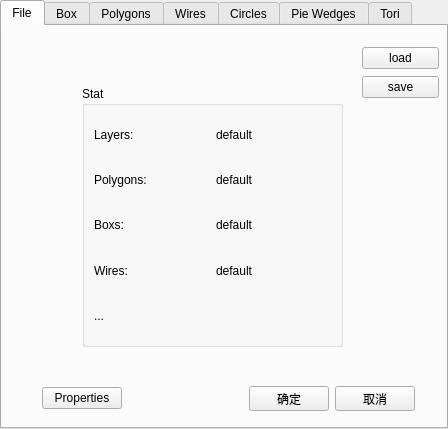
<?xml version="1.0" encoding="UTF-8"?>
<ui version="4.0">
 <class>Matrix</class>
 <widget class="QTabWidget" name="Matrix">
  <property name="geometry">
   <rect>
    <x>0</x>
    <y>0</y>
    <width>448</width>
    <height>429</height>
   </rect>
  </property>
  <property name="minimumSize">
   <size>
    <width>448</width>
    <height>429</height>
   </size>
  </property>
  <property name="maximumSize">
   <size>
    <width>448</width>
    <height>429</height>
   </size>
  </property>
  <property name="windowTitle">
   <string>Draw Matrix</string>
  </property>
  <property name="currentIndex">
   <number>0</number>
  </property>
  <widget class="QWidget" name="tab">
   <attribute name="title">
    <string>File</string>
   </attribute>
   <widget class="QGroupBox" name="groupBox_11">
    <property name="geometry">
     <rect>
      <x>80</x>
      <y>60</y>
      <width>261</width>
      <height>261</height>
     </rect>
    </property>
    <property name="title">
     <string>Stat</string>
    </property>
    <layout class="QGridLayout" name="gridLayout_7">
     <item row="0" column="0">
      <layout class="QGridLayout" name="gridLayout">
       <item row="0" column="0">
        <layout class="QHBoxLayout" name="horizontalLayout_27">
         <item>
          <widget class="QLabel" name="label_34">
           <property name="text">
            <string>Layers:</string>
           </property>
          </widget>
         </item>
         <item>
          <widget class="QLabel" name="label_33">
           <property name="text">
            <string>default</string>
           </property>
          </widget>
         </item>
        </layout>
       </item>
       <item row="1" column="0">
        <layout class="QHBoxLayout" name="horizontalLayout_28">
         <item>
          <widget class="QLabel" name="label_35">
           <property name="text">
            <string>Polygons:</string>
           </property>
          </widget>
         </item>
         <item>
          <widget class="QLabel" name="label_39">
           <property name="text">
            <string>default</string>
           </property>
          </widget>
         </item>
        </layout>
       </item>
       <item row="2" column="0">
        <layout class="QHBoxLayout" name="horizontalLayout_29">
         <item>
          <widget class="QLabel" name="label_36">
           <property name="text">
            <string>Boxs:</string>
           </property>
          </widget>
         </item>
         <item>
          <widget class="QLabel" name="label_40">
           <property name="text">
            <string>default</string>
           </property>
          </widget>
         </item>
        </layout>
       </item>
       <item row="3" column="0">
        <layout class="QHBoxLayout" name="horizontalLayout_30">
         <item>
          <widget class="QLabel" name="label_37">
           <property name="text">
            <string>Wires:</string>
           </property>
          </widget>
         </item>
         <item>
          <widget class="QLabel" name="label_41">
           <property name="text">
            <string>default</string>
           </property>
          </widget>
         </item>
        </layout>
       </item>
       <item row="4" column="0">
        <widget class="QLabel" name="label_38">
         <property name="text">
          <string>...</string>
         </property>
        </widget>
       </item>
      </layout>
     </item>
    </layout>
   </widget>
   <widget class="QWidget" name="layoutWidget_2">
    <property name="geometry">
     <rect>
      <x>40</x>
      <y>360</y>
      <width>373</width>
      <height>25</height>
     </rect>
    </property>
    <layout class="QHBoxLayout" name="horizontalLayout_31">
     <property name="rightMargin">
      <number>0</number>
     </property>
     <item>
      <widget class="QPushButton" name="pushButton_26">
       <property name="text">
        <string>Properties</string>
       </property>
      </widget>
     </item>
     <item>
      <spacer name="horizontalSpacer_13">
       <property name="orientation">
        <enum>Qt::Horizontal</enum>
       </property>
       <property name="sizeHint" stdset="0">
        <size>
         <width>128</width>
         <height>20</height>
        </size>
       </property>
      </spacer>
     </item>
     <item>
      <widget class="QPushButton" name="pushButton_27">
       <property name="text">
        <string>确定</string>
       </property>
      </widget>
     </item>
     <item>
      <widget class="QPushButton" name="pushButton_28">
       <property name="text">
        <string>取消</string>
       </property>
      </widget>
     </item>
    </layout>
   </widget>
   <widget class="QWidget" name="">
    <property name="geometry">
     <rect>
      <x>360</x>
      <y>20</y>
      <width>77</width>
      <height>54</height>
     </rect>
    </property>
    <layout class="QVBoxLayout" name="verticalLayout_20">
     <item>
      <widget class="QPushButton" name="pushButton_24">
       <property name="text">
        <string>load</string>
       </property>
      </widget>
     </item>
     <item>
      <widget class="QPushButton" name="pushButton_25">
       <property name="text">
        <string>save</string>
       </property>
      </widget>
     </item>
    </layout>
   </widget>
  </widget>
  <widget class="QWidget" name="tab_1">
   <attribute name="title">
    <string>Box</string>
   </attribute>
   <layout class="QVBoxLayout" name="verticalLayout_9">
    <item>
     <layout class="QVBoxLayout" name="verticalLayout_8">
      <item>
       <layout class="QHBoxLayout" name="horizontalLayout_14">
        <item>
         <widget class="QLabel" name="label_21">
          <property name="text">
           <string>Show box coordinates,</string>
          </property>
         </widget>
        </item>
        <item>
         <widget class="QComboBox" name="comboBox_3">
          <item>
           <property name="text">
            <string>Corners</string>
           </property>
          </item>
          <item>
           <property name="text">
            <string>Bottom left corner and dimensions</string>
           </property>
          </item>
          <item>
           <property name="text">
            <string>Center and dimensions</string>
           </property>
          </item>
         </widget>
        </item>
       </layout>
      </item>
      <item>
       <widget class="QGroupBox" name="groupBox_13">
        <property name="title">
         <string>Coordinates(Microns)</string>
        </property>
        <layout class="QVBoxLayout" name="verticalLayout_7">
         <item>
          <layout class="QVBoxLayout" name="verticalLayout_5">
           <item>
            <layout class="QHBoxLayout" name="horizontalLayout_12">
             <item>
              <widget class="QLabel" name="label_22">
               <property name="text">
                <string>X</string>
               </property>
              </widget>
             </item>
             <item>
              <widget class="QDoubleSpinBox" name="doubleSpinBox"/>
             </item>
             <item>
              <widget class="QLabel" name="label_25">
               <property name="text">
                <string>Height:</string>
               </property>
              </widget>
             </item>
             <item>
              <widget class="QDoubleSpinBox" name="doubleSpinBox_3"/>
             </item>
            </layout>
           </item>
           <item>
            <layout class="QHBoxLayout" name="horizontalLayout_13">
             <item>
              <widget class="QLabel" name="label_23">
               <property name="text">
                <string>Width:</string>
               </property>
              </widget>
             </item>
             <item>
              <widget class="QDoubleSpinBox" name="doubleSpinBox_2"/>
             </item>
             <item>
              <widget class="QLabel" name="label_24">
               <property name="text">
                <string>Height:</string>
               </property>
              </widget>
             </item>
             <item>
              <widget class="QDoubleSpinBox" name="doubleSpinBox_4"/>
             </item>
            </layout>
           </item>
          </layout>
         </item>
        </layout>
       </widget>
      </item>
      <item>
       <layout class="QGridLayout" name="gridLayout_2">
        <item row="0" column="0">
         <widget class="QLabel" name="label_26">
          <property name="enabled">
           <bool>false</bool>
          </property>
          <property name="text">
           <string>X1: Invalid</string>
          </property>
         </widget>
        </item>
        <item row="0" column="1">
         <widget class="QLabel" name="label_27">
          <property name="enabled">
           <bool>false</bool>
          </property>
          <property name="text">
           <string>Y1: Invalid</string>
          </property>
         </widget>
        </item>
        <item row="1" column="0">
         <widget class="QLabel" name="label_28">
          <property name="enabled">
           <bool>false</bool>
          </property>
          <property name="text">
           <string>Y2: Invalid</string>
          </property>
         </widget>
        </item>
        <item row="1" column="1">
         <widget class="QLabel" name="label_29">
          <property name="enabled">
           <bool>false</bool>
          </property>
          <property name="text">
           <string>Y2: Invalid</string>
          </property>
         </widget>
        </item>
       </layout>
      </item>
     </layout>
    </item>
    <item>
     <layout class="QHBoxLayout" name="horizontalLayout_11">
      <item>
       <widget class="QPushButton" name="pushButton_20">
        <property name="text">
         <string>Properties</string>
        </property>
       </widget>
      </item>
      <item>
       <spacer name="horizontalSpacer_10">
        <property name="orientation">
         <enum>Qt::Horizontal</enum>
        </property>
        <property name="sizeHint" stdset="0">
         <size>
          <width>128</width>
          <height>20</height>
         </size>
        </property>
       </spacer>
      </item>
      <item>
       <widget class="QPushButton" name="pushButton_21">
        <property name="text">
         <string>确定</string>
        </property>
       </widget>
      </item>
      <item>
       <widget class="QPushButton" name="pushButton_22">
        <property name="text">
         <string>取消</string>
        </property>
       </widget>
      </item>
     </layout>
    </item>
   </layout>
  </widget>
  <widget class="QWidget" name="tab_2">
   <attribute name="title">
    <string>Polygons</string>
   </attribute>
   <widget class="QWidget" name="layoutWidget">
    <property name="geometry">
     <rect>
      <x>9</x>
      <y>370</y>
      <width>373</width>
      <height>25</height>
     </rect>
    </property>
    <layout class="QHBoxLayout" name="horizontalLayout_2">
     <property name="rightMargin">
      <number>0</number>
     </property>
     <item>
      <widget class="QPushButton" name="pushButton_5">
       <property name="text">
        <string>Properties</string>
       </property>
      </widget>
     </item>
     <item>
      <spacer name="horizontalSpacer_2">
       <property name="orientation">
        <enum>Qt::Horizontal</enum>
       </property>
       <property name="sizeHint" stdset="0">
        <size>
         <width>128</width>
         <height>20</height>
        </size>
       </property>
      </spacer>
     </item>
     <item>
      <widget class="QPushButton" name="pushButton_3">
       <property name="text">
        <string>确定</string>
       </property>
      </widget>
     </item>
     <item>
      <widget class="QPushButton" name="pushButton_4">
       <property name="text">
        <string>取消</string>
       </property>
      </widget>
     </item>
    </layout>
   </widget>
   <widget class="QGroupBox" name="groupBox_2">
    <property name="geometry">
     <rect>
      <x>50</x>
      <y>70</y>
      <width>289</width>
      <height>279</height>
     </rect>
    </property>
    <property name="title">
     <string>Vertices(Microns)</string>
    </property>
    <layout class="QVBoxLayout" name="verticalLayout_3">
     <item>
      <layout class="QVBoxLayout" name="verticalLayout">
       <item>
        <widget class="QTableView" name="tableView"/>
       </item>
       <item>
        <layout class="QHBoxLayout" name="horizontalLayout">
         <item>
          <spacer name="horizontalSpacer">
           <property name="orientation">
            <enum>Qt::Horizontal</enum>
           </property>
           <property name="sizeHint" stdset="0">
            <size>
             <width>48</width>
             <height>20</height>
            </size>
           </property>
          </spacer>
         </item>
         <item>
          <widget class="QPushButton" name="pushButton">
           <property name="text">
            <string>Add Vertex</string>
           </property>
          </widget>
         </item>
         <item>
          <widget class="QPushButton" name="pushButton_2">
           <property name="text">
            <string>Delete Vertex</string>
           </property>
          </widget>
         </item>
         <item>
          <spacer name="horizontalSpacer_3">
           <property name="orientation">
            <enum>Qt::Horizontal</enum>
           </property>
           <property name="sizeHint" stdset="0">
            <size>
             <width>38</width>
             <height>20</height>
            </size>
           </property>
          </spacer>
         </item>
        </layout>
       </item>
       <item>
        <widget class="QCheckBox" name="checkBox">
         <property name="text">
          <string>Show Curve Height</string>
         </property>
        </widget>
       </item>
      </layout>
     </item>
    </layout>
   </widget>
   <widget class="QWidget" name="">
    <property name="geometry">
     <rect>
      <x>353</x>
      <y>11</y>
      <width>77</width>
      <height>54</height>
     </rect>
    </property>
    <layout class="QVBoxLayout" name="verticalLayout_6">
     <item>
      <widget class="QPushButton" name="openButton">
       <property name="text">
        <string>Load</string>
       </property>
      </widget>
     </item>
     <item>
      <widget class="QPushButton" name="pushButton_23">
       <property name="text">
        <string>Save</string>
       </property>
      </widget>
     </item>
    </layout>
   </widget>
   <widget class="QWidget" name="">
    <property name="geometry">
     <rect>
      <x>40</x>
      <y>28</y>
      <width>271</width>
      <height>24</height>
     </rect>
    </property>
    <layout class="QHBoxLayout" name="horizontalLayout_25">
     <item>
      <layout class="QHBoxLayout" name="horizontalLayout_23">
       <item>
        <widget class="QLabel" name="label_30">
         <property name="text">
          <string>layer:</string>
         </property>
         <property name="buddy">
          <cstring>spinBox_17</cstring>
         </property>
        </widget>
       </item>
       <item>
        <widget class="QSpinBox" name="spinBox_17"/>
       </item>
       <item>
        <spacer name="horizontalSpacer_11">
         <property name="orientation">
          <enum>Qt::Horizontal</enum>
         </property>
         <property name="sizeType">
          <enum>QSizePolicy::Fixed</enum>
         </property>
         <property name="sizeHint" stdset="0">
          <size>
           <width>25</width>
           <height>20</height>
          </size>
         </property>
        </spacer>
       </item>
      </layout>
     </item>
     <item>
      <layout class="QHBoxLayout" name="horizontalLayout_24">
       <item>
        <widget class="QLabel" name="label_31">
         <property name="text">
          <string>layername:</string>
         </property>
        </widget>
       </item>
       <item>
        <widget class="QLabel" name="label_32">
         <property name="text">
          <string>default</string>
         </property>
        </widget>
       </item>
      </layout>
     </item>
    </layout>
   </widget>
   <zorder>layoutWidget</zorder>
   <zorder>layoutWidget</zorder>
   <zorder>label_30</zorder>
   <zorder>spinBox_17</zorder>
   <zorder>label_31</zorder>
   <zorder>label_32</zorder>
   <zorder>horizontalSpacer_12</zorder>
   <zorder>spacer</zorder>
  </widget>
  <widget class="QWidget" name="tab_3">
   <attribute name="title">
    <string>Wires</string>
   </attribute>
   <layout class="QVBoxLayout" name="verticalLayout_19">
    <item>
     <widget class="QGroupBox" name="groupBox_3">
      <property name="title">
       <string>Vertices(Microns)</string>
      </property>
      <layout class="QVBoxLayout" name="verticalLayout_4">
       <item>
        <layout class="QVBoxLayout" name="verticalLayout_2">
         <item>
          <widget class="QTableView" name="tableView_2"/>
         </item>
         <item>
          <layout class="QHBoxLayout" name="horizontalLayout_3">
           <item>
            <spacer name="horizontalSpacer_4">
             <property name="orientation">
              <enum>Qt::Horizontal</enum>
             </property>
             <property name="sizeHint" stdset="0">
              <size>
               <width>48</width>
               <height>20</height>
              </size>
             </property>
            </spacer>
           </item>
           <item>
            <widget class="QPushButton" name="pushButton_6">
             <property name="text">
              <string>Add Vertex</string>
             </property>
            </widget>
           </item>
           <item>
            <widget class="QPushButton" name="pushButton_7">
             <property name="text">
              <string>Delete Vertex</string>
             </property>
            </widget>
           </item>
           <item>
            <spacer name="horizontalSpacer_5">
             <property name="orientation">
              <enum>Qt::Horizontal</enum>
             </property>
             <property name="sizeHint" stdset="0">
              <size>
               <width>38</width>
               <height>20</height>
              </size>
             </property>
            </spacer>
           </item>
          </layout>
         </item>
         <item>
          <widget class="QCheckBox" name="checkBox_2">
           <property name="text">
            <string>Show Curve Height</string>
           </property>
          </widget>
         </item>
        </layout>
       </item>
      </layout>
     </widget>
    </item>
    <item>
     <layout class="QHBoxLayout" name="horizontalLayout_6">
      <item>
       <widget class="QLabel" name="label_2">
        <property name="text">
         <string>Join</string>
        </property>
       </widget>
      </item>
      <item>
       <widget class="QComboBox" name="comboBox"/>
      </item>
     </layout>
    </item>
    <item>
     <layout class="QHBoxLayout" name="horizontalLayout_5">
      <item>
       <widget class="QLabel" name="label">
        <property name="text">
         <string>Wire Width:</string>
        </property>
       </widget>
      </item>
      <item>
       <widget class="QSpinBox" name="spinBox"/>
      </item>
      <item>
       <widget class="QLabel" name="label_6">
        <property name="text">
         <string>Microns</string>
        </property>
       </widget>
      </item>
     </layout>
    </item>
    <item>
     <layout class="QHBoxLayout" name="horizontalLayout_7">
      <item>
       <widget class="QLabel" name="label_5">
        <property name="text">
         <string>Angle</string>
        </property>
       </widget>
      </item>
      <item>
       <widget class="QSpinBox" name="spinBox_2">
        <property name="enabled">
         <bool>true</bool>
        </property>
       </widget>
      </item>
      <item>
       <widget class="QLabel" name="label_4">
        <property name="text">
         <string>Degrees</string>
        </property>
       </widget>
      </item>
     </layout>
    </item>
    <item>
     <widget class="QLabel" name="label_3">
      <property name="text">
       <string>End</string>
      </property>
     </widget>
    </item>
    <item>
     <widget class="QComboBox" name="comboBox_2"/>
    </item>
    <item>
     <layout class="QHBoxLayout" name="horizontalLayout_4">
      <item>
       <widget class="QPushButton" name="pushButton_8">
        <property name="text">
         <string>Properties</string>
        </property>
       </widget>
      </item>
      <item>
       <spacer name="horizontalSpacer_6">
        <property name="orientation">
         <enum>Qt::Horizontal</enum>
        </property>
        <property name="sizeHint" stdset="0">
         <size>
          <width>128</width>
          <height>20</height>
         </size>
        </property>
       </spacer>
      </item>
      <item>
       <widget class="QPushButton" name="pushButton_9">
        <property name="text">
         <string>确定</string>
        </property>
       </widget>
      </item>
      <item>
       <widget class="QPushButton" name="pushButton_10">
        <property name="text">
         <string>取消</string>
        </property>
       </widget>
      </item>
     </layout>
    </item>
   </layout>
  </widget>
  <widget class="QWidget" name="tab_4">
   <attribute name="title">
    <string>Circles</string>
   </attribute>
   <layout class="QGridLayout" name="gridLayout_4">
    <item row="0" column="0">
     <widget class="QGroupBox" name="groupBox">
      <property name="title">
       <string>Coordinate(Microns)</string>
      </property>
      <layout class="QHBoxLayout" name="horizontalLayout_17">
       <item>
        <layout class="QVBoxLayout" name="verticalLayout_11">
         <item>
          <widget class="QGroupBox" name="groupBox_4">
           <property name="title">
            <string>Center</string>
           </property>
           <layout class="QVBoxLayout" name="verticalLayout_10">
            <item>
             <layout class="QHBoxLayout" name="horizontalLayout_15">
              <item>
               <widget class="QLabel" name="label_7">
                <property name="text">
                 <string>&lt;html&gt;&lt;head/&gt;&lt;body&gt;&lt;p&gt;&lt;span style=&quot; text-decoration: underline;&quot;&gt;X&lt;/span&gt;:&lt;/p&gt;&lt;/body&gt;&lt;/html&gt;</string>
                </property>
               </widget>
              </item>
              <item>
               <widget class="QSpinBox" name="spinBox_3"/>
              </item>
              <item>
               <widget class="QLabel" name="label_8">
                <property name="text">
                 <string>&lt;html&gt;&lt;head/&gt;&lt;body&gt;&lt;p&gt;&lt;span style=&quot; text-decoration: underline;&quot;&gt;Y&lt;/span&gt;:&lt;/p&gt;&lt;/body&gt;&lt;/html&gt;</string>
                </property>
               </widget>
              </item>
              <item>
               <widget class="QSpinBox" name="spinBox_4"/>
              </item>
             </layout>
            </item>
           </layout>
          </widget>
         </item>
         <item>
          <layout class="QHBoxLayout" name="horizontalLayout_16">
           <item>
            <widget class="QLabel" name="label_9">
             <property name="text">
              <string>Ridius</string>
             </property>
            </widget>
           </item>
           <item>
            <widget class="QSpinBox" name="spinBox_5"/>
           </item>
          </layout>
         </item>
        </layout>
       </item>
      </layout>
     </widget>
    </item>
    <item row="1" column="0">
     <layout class="QHBoxLayout" name="horizontalLayout_8">
      <item>
       <widget class="QPushButton" name="pushButton_11">
        <property name="text">
         <string>Properties</string>
        </property>
       </widget>
      </item>
      <item>
       <spacer name="horizontalSpacer_7">
        <property name="orientation">
         <enum>Qt::Horizontal</enum>
        </property>
        <property name="sizeHint" stdset="0">
         <size>
          <width>128</width>
          <height>20</height>
         </size>
        </property>
       </spacer>
      </item>
      <item>
       <widget class="QPushButton" name="pushButton_12">
        <property name="text">
         <string>确定</string>
        </property>
       </widget>
      </item>
      <item>
       <widget class="QPushButton" name="pushButton_13">
        <property name="text">
         <string>取消</string>
        </property>
       </widget>
      </item>
     </layout>
    </item>
   </layout>
  </widget>
  <widget class="QWidget" name="tab_5">
   <attribute name="title">
    <string>Pie Wedges</string>
   </attribute>
   <layout class="QVBoxLayout" name="verticalLayout_13">
    <item>
     <widget class="QGroupBox" name="groupBox_5">
      <property name="title">
       <string>Coordinate(Microns)</string>
      </property>
      <layout class="QVBoxLayout" name="verticalLayout_12">
       <item>
        <widget class="QGroupBox" name="groupBox_6">
         <property name="title">
          <string>Center</string>
         </property>
         <layout class="QHBoxLayout" name="horizontalLayout_20">
          <item>
           <layout class="QHBoxLayout" name="horizontalLayout_19">
            <item>
             <widget class="QLabel" name="label_12">
              <property name="text">
               <string>&lt;html&gt;&lt;head/&gt;&lt;body&gt;&lt;p&gt;&lt;span style=&quot; text-decoration: underline;&quot;&gt;X&lt;/span&gt;:&lt;/p&gt;&lt;/body&gt;&lt;/html&gt;</string>
              </property>
             </widget>
            </item>
            <item>
             <widget class="QSpinBox" name="spinBox_7"/>
            </item>
            <item>
             <widget class="QLabel" name="label_11">
              <property name="text">
               <string>&lt;html&gt;&lt;head/&gt;&lt;body&gt;&lt;p&gt;&lt;span style=&quot; text-decoration: underline;&quot;&gt;Y&lt;/span&gt;:&lt;/p&gt;&lt;/body&gt;&lt;/html&gt;</string>
              </property>
             </widget>
            </item>
            <item>
             <widget class="QSpinBox" name="spinBox_8"/>
            </item>
           </layout>
          </item>
         </layout>
        </widget>
       </item>
       <item>
        <widget class="QGroupBox" name="groupBox_7">
         <property name="title">
          <string>Sweep Angle(Counterclockwise)</string>
         </property>
         <layout class="QHBoxLayout" name="horizontalLayout_18">
          <item>
           <layout class="QGridLayout" name="gridLayout_3">
            <item row="0" column="0">
             <widget class="QLabel" name="label_13">
              <property name="text">
               <string>Begin</string>
              </property>
             </widget>
            </item>
            <item row="0" column="1">
             <widget class="QSpinBox" name="spinBox_10"/>
            </item>
            <item row="1" column="0">
             <widget class="QLabel" name="label_14">
              <property name="text">
               <string>End</string>
              </property>
             </widget>
            </item>
            <item row="1" column="1">
             <widget class="QSpinBox" name="spinBox_9"/>
            </item>
           </layout>
          </item>
         </layout>
        </widget>
       </item>
       <item>
        <layout class="QHBoxLayout" name="horizontalLayout_21">
         <item>
          <widget class="QLabel" name="label_10">
           <property name="text">
            <string>Ridius</string>
           </property>
          </widget>
         </item>
         <item>
          <widget class="QSpinBox" name="spinBox_6"/>
         </item>
        </layout>
       </item>
      </layout>
     </widget>
    </item>
    <item>
     <layout class="QHBoxLayout" name="horizontalLayout_9">
      <item>
       <widget class="QPushButton" name="pushButton_14">
        <property name="text">
         <string>Properties</string>
        </property>
       </widget>
      </item>
      <item>
       <spacer name="horizontalSpacer_8">
        <property name="orientation">
         <enum>Qt::Horizontal</enum>
        </property>
        <property name="sizeHint" stdset="0">
         <size>
          <width>128</width>
          <height>20</height>
         </size>
        </property>
       </spacer>
      </item>
      <item>
       <widget class="QPushButton" name="pushButton_15">
        <property name="text">
         <string>确定</string>
        </property>
       </widget>
      </item>
      <item>
       <widget class="QPushButton" name="pushButton_16">
        <property name="text">
         <string>取消</string>
        </property>
       </widget>
      </item>
     </layout>
    </item>
   </layout>
  </widget>
  <widget class="QWidget" name="tab_6">
   <attribute name="title">
    <string>Tori</string>
   </attribute>
   <layout class="QVBoxLayout" name="verticalLayout_18">
    <item>
     <widget class="QGroupBox" name="groupBox_8">
      <property name="title">
       <string>Coordinate(Microns)</string>
      </property>
      <layout class="QVBoxLayout" name="verticalLayout_14">
       <item>
        <widget class="QGroupBox" name="groupBox_9">
         <property name="title">
          <string>Center</string>
         </property>
         <layout class="QVBoxLayout" name="verticalLayout_17">
          <item>
           <layout class="QHBoxLayout" name="horizontalLayout_22">
            <item>
             <widget class="QLabel" name="label_17">
              <property name="text">
               <string>&lt;html&gt;&lt;head/&gt;&lt;body&gt;&lt;p&gt;&lt;span style=&quot; text-decoration: underline;&quot;&gt;X&lt;/span&gt;:&lt;/p&gt;&lt;/body&gt;&lt;/html&gt;</string>
              </property>
             </widget>
            </item>
            <item>
             <widget class="QSpinBox" name="spinBox_12"/>
            </item>
            <item>
             <widget class="QLabel" name="label_16">
              <property name="text">
               <string>&lt;html&gt;&lt;head/&gt;&lt;body&gt;&lt;p&gt;&lt;span style=&quot; text-decoration: underline;&quot;&gt;Y&lt;/span&gt;:&lt;/p&gt;&lt;/body&gt;&lt;/html&gt;</string>
              </property>
             </widget>
            </item>
            <item>
             <widget class="QSpinBox" name="spinBox_13"/>
            </item>
           </layout>
          </item>
         </layout>
        </widget>
       </item>
       <item>
        <widget class="QGroupBox" name="groupBox_10">
         <property name="title">
          <string>Sweep Angle(Counterclockwise)</string>
         </property>
         <layout class="QVBoxLayout" name="verticalLayout_16">
          <item>
           <layout class="QGridLayout" name="gridLayout_6">
            <item row="0" column="0">
             <widget class="QLabel" name="label_18">
              <property name="text">
               <string>Begin</string>
              </property>
             </widget>
            </item>
            <item row="0" column="1">
             <widget class="QSpinBox" name="spinBox_15"/>
            </item>
            <item row="1" column="0">
             <widget class="QLabel" name="label_19">
              <property name="text">
               <string>End</string>
              </property>
             </widget>
            </item>
            <item row="1" column="1">
             <widget class="QSpinBox" name="spinBox_14"/>
            </item>
           </layout>
          </item>
         </layout>
        </widget>
       </item>
       <item>
        <widget class="QGroupBox" name="groupBox_12">
         <property name="title">
          <string>Radii</string>
         </property>
         <layout class="QVBoxLayout" name="verticalLayout_15">
          <item>
           <layout class="QGridLayout" name="gridLayout_5">
            <item row="0" column="0">
             <widget class="QLabel" name="label_15">
              <property name="text">
               <string>Ridius</string>
              </property>
             </widget>
            </item>
            <item row="0" column="1">
             <widget class="QSpinBox" name="spinBox_11"/>
            </item>
            <item row="1" column="0">
             <widget class="QLabel" name="label_20">
              <property name="text">
               <string>Ridius</string>
              </property>
             </widget>
            </item>
            <item row="1" column="1">
             <widget class="QSpinBox" name="spinBox_16"/>
            </item>
           </layout>
          </item>
         </layout>
        </widget>
       </item>
      </layout>
     </widget>
    </item>
    <item>
     <layout class="QHBoxLayout" name="horizontalLayout_10">
      <item>
       <widget class="QPushButton" name="pushButton_17">
        <property name="text">
         <string>Properties</string>
        </property>
       </widget>
      </item>
      <item>
       <spacer name="horizontalSpacer_9">
        <property name="orientation">
         <enum>Qt::Horizontal</enum>
        </property>
        <property name="sizeHint" stdset="0">
         <size>
          <width>128</width>
          <height>20</height>
         </size>
        </property>
       </spacer>
      </item>
      <item>
       <widget class="QPushButton" name="pushButton_18">
        <property name="text">
         <string>确定</string>
        </property>
       </widget>
      </item>
      <item>
       <widget class="QPushButton" name="pushButton_19">
        <property name="text">
         <string>取消</string>
        </property>
       </widget>
      </item>
     </layout>
    </item>
   </layout>
  </widget>
 </widget>
 <resources/>
 <connections/>
</ui>
